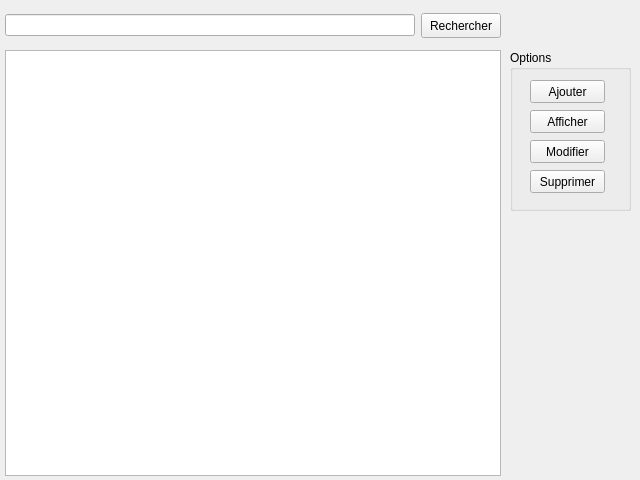
<?xml version="1.0" encoding="UTF-8"?>
<ui version="4.0">
 <class>Habitant</class>
 <widget class="QWidget" name="Habitant">
  <property name="geometry">
   <rect>
    <x>0</x>
    <y>0</y>
    <width>640</width>
    <height>480</height>
   </rect>
  </property>
  <property name="minimumSize">
   <size>
    <width>640</width>
    <height>480</height>
   </size>
  </property>
  <property name="maximumSize">
   <size>
    <width>640</width>
    <height>480</height>
   </size>
  </property>
  <property name="windowTitle">
   <string>Liste des Habitants</string>
  </property>
  <widget class="QWidget" name="verticalLayoutWidget_2">
   <property name="geometry">
    <rect>
     <x>510</x>
     <y>50</y>
     <width>121</width>
     <height>161</height>
    </rect>
   </property>
   <layout class="QVBoxLayout" name="verticalLayout_2">
    <item>
     <widget class="QGroupBox" name="groupBox">
      <property name="title">
       <string>Options</string>
      </property>
      <widget class="QPushButton" name="ajouter">
       <property name="geometry">
        <rect>
         <x>20</x>
         <y>30</y>
         <width>75</width>
         <height>23</height>
        </rect>
       </property>
       <property name="text">
        <string>Ajouter</string>
       </property>
      </widget>
      <widget class="QPushButton" name="afficher">
       <property name="geometry">
        <rect>
         <x>20</x>
         <y>60</y>
         <width>75</width>
         <height>23</height>
        </rect>
       </property>
       <property name="text">
        <string>Afficher</string>
       </property>
      </widget>
      <widget class="QPushButton" name="modifier">
       <property name="geometry">
        <rect>
         <x>20</x>
         <y>90</y>
         <width>75</width>
         <height>23</height>
        </rect>
       </property>
       <property name="text">
        <string>Modifier</string>
       </property>
      </widget>
      <widget class="QPushButton" name="supprimer">
       <property name="geometry">
        <rect>
         <x>20</x>
         <y>120</y>
         <width>75</width>
         <height>23</height>
        </rect>
       </property>
       <property name="text">
        <string>Supprimer</string>
       </property>
      </widget>
     </widget>
    </item>
   </layout>
  </widget>
  <widget class="QWidget" name="verticalLayoutWidget">
   <property name="geometry">
    <rect>
     <x>0</x>
     <y>50</y>
     <width>501</width>
     <height>431</height>
    </rect>
   </property>
   <layout class="QVBoxLayout" name="verticalLayout">
    <property name="leftMargin">
     <number>5</number>
    </property>
    <property name="rightMargin">
     <number>0</number>
    </property>
    <property name="bottomMargin">
     <number>5</number>
    </property>
    <item>
     <widget class="QTableView" name="tableView">
      <attribute name="horizontalHeaderVisible">
       <bool>true</bool>
      </attribute>
      <attribute name="verticalHeaderVisible">
       <bool>true</bool>
      </attribute>
     </widget>
    </item>
   </layout>
  </widget>
  <widget class="QWidget" name="horizontalLayoutWidget">
   <property name="geometry">
    <rect>
     <x>0</x>
     <y>0</y>
     <width>501</width>
     <height>41</height>
    </rect>
   </property>
   <layout class="QHBoxLayout" name="horizontalLayout_2">
    <property name="leftMargin">
     <number>5</number>
    </property>
    <property name="topMargin">
     <number>10</number>
    </property>
    <item>
     <widget class="QLineEdit" name="lineEdit"/>
    </item>
    <item>
     <widget class="QPushButton" name="rechercherButton">
      <property name="sizePolicy">
       <sizepolicy hsizetype="Minimum" vsizetype="Minimum">
        <horstretch>0</horstretch>
        <verstretch>0</verstretch>
       </sizepolicy>
      </property>
      <property name="maximumSize">
       <size>
        <width>16777215</width>
        <height>25</height>
       </size>
      </property>
      <property name="text">
       <string>Rechercher</string>
      </property>
     </widget>
    </item>
   </layout>
  </widget>
 </widget>
 <resources/>
 <connections>
  <connection>
   <sender>lineEdit</sender>
   <signal>textChanged(QString)</signal>
   <receiver>tableView</receiver>
   <slot>update()</slot>
   <hints>
    <hint type="sourcelabel">
     <x>304</x>
     <y>25</y>
    </hint>
    <hint type="destinationlabel">
     <x>293</x>
     <y>124</y>
    </hint>
   </hints>
  </connection>
  <connection>
   <sender>rechercherButton</sender>
   <signal>clicked()</signal>
   <receiver>tableView</receiver>
   <slot>update()</slot>
   <hints>
    <hint type="sourcelabel">
     <x>474</x>
     <y>26</y>
    </hint>
    <hint type="destinationlabel">
     <x>422</x>
     <y>105</y>
    </hint>
   </hints>
  </connection>
 </connections>
</ui>
